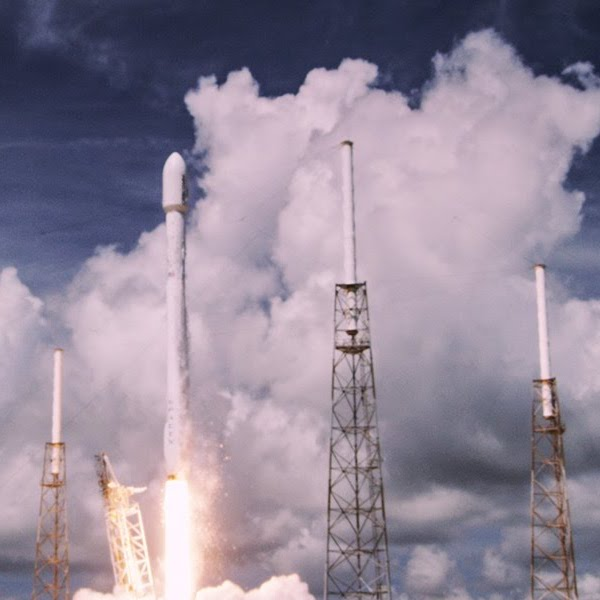
//> input picture images/4krocketlaunch600square.jpg, 600 x 600 px
$ ./gui_blender   (built with g++ and OpenCV 4)
//> lines starting //> are read from the running program, lines starting //| are printed output that depends on the picture
#include "opencv2/imgcodecs.hpp"
#include "opencv2/highgui.hpp"
#include <iostream>
#include <dirent.h>
using namespace cv;
using std::cin;
using std::endl;
using std::cout;
using std::string;


const int alpha_slider_max = 100;
int alpha_slider;
double alpha;
double beta;
Mat src1;
Mat src2;
Mat dst;


static void printImgsDir()
{
  struct dirent *ent;
  DIR *dir;
  if ((dir = opendir ("./images")) != NULL) {
    /* print all the files and directories within images directory */
    while ((ent = readdir (dir)) != NULL) { // iterate through files in dir
      string fileName = ent->d_name;
      if (fileName[0] != '.') { // ignore hidden files
        printf ("%s\n", fileName.c_str());
      } //endif
    } //endwhile
    cout << endl;
    closedir (dir); //end
  } else {
    /* could not open directory */
    perror ("couldn't open image directory");
  }
}


void on_trackbar( int, void* )
{
	alpha = (double) alpha_slider/alpha_slider_max ;
	beta = ( 1.0 - alpha );
	addWeighted( src1, alpha, src2, beta, 0.0, dst);
	imshow( "Linear Blend", dst );
}
int main( void )
{
	// printImgsDir();
	src1 = imread("./images/4krocketlaunch600square.jpg");
//> src1 is the input picture: 600 rows x 600 cols, CV_8UC3; mean B, G, R 153.1, 136.5, 147.8
	src2 = imread("./images/mountainsflip.jpeg");
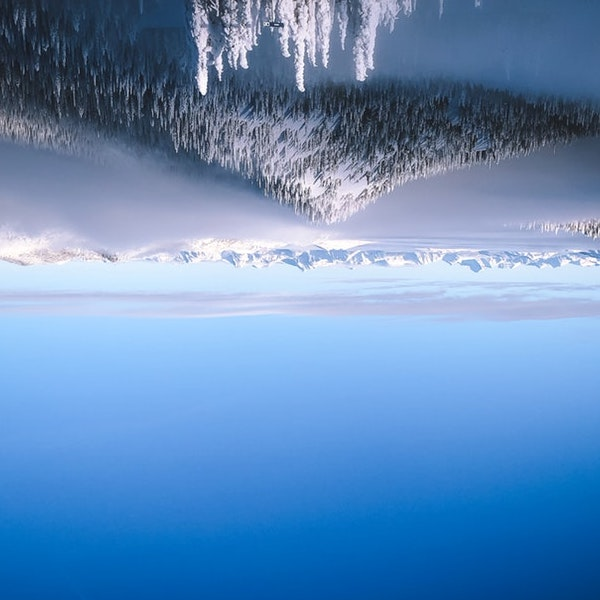
//> input picture images/mountainsflip.jpeg, 600 x 600 px
//> src2 is the input picture: 600 rows x 600 cols, CV_8UC3; mean B, G, R 187.4, 140.5, 99.3
	if( src1.empty() ) { cout << "Error loading src1 \n"; return -1; }
	if( src2.empty() ) { cout << "Error loading src2 \n"; return -1; }
	alpha_slider = 0;
	namedWindow("Linear Blend", WINDOW_AUTOSIZE); // Create Window
	char TrackbarName[50];
	sprintf( TrackbarName, "Alpha x %d", alpha_slider_max );
	createTrackbar( TrackbarName, "Linear Blend", &alpha_slider, alpha_slider_max, on_trackbar );
//> slider 'Alpha x 100' is set to 33
	on_trackbar( alpha_slider, 0 );
//> in on_trackbar, `addWeighted( src1, alpha, src2, beta, 0.0, dst);`:
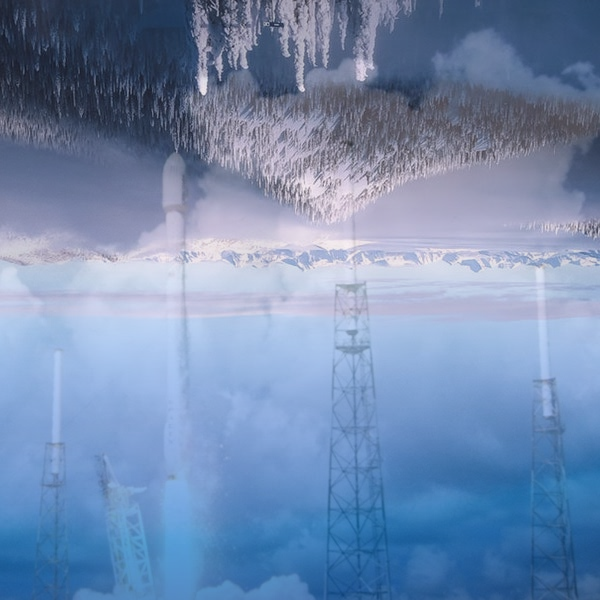
//> dst: 600 rows x 600 cols, CV_8UC3; mean B, G, R 176.1, 139.2, 115.3
	waitKey(0);
	return 0;
}
